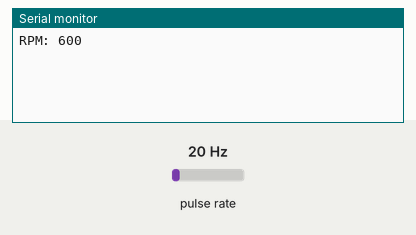
Bench run of a sketch on a simulated ESP32. Shown: the last lines printed to the serial monitor. Wiring (inferred from the names in the program): pulse sensor: data GPIO 23. Inputs (shaded band) come from the test bench; at power-on: pulse rate 20 Hz.

Above: at 1.2 s.
1.3 s: pulse rate (sensor on GPIO 23) set to 4 Hz
At 2.6 s:
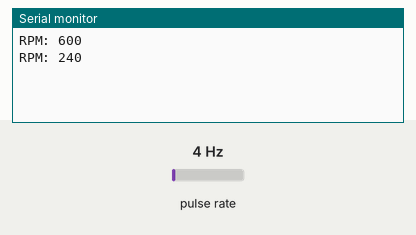
2.8 s: pulse rate (sensor on GPIO 23) set to 50 Hz
At 3.6 s:
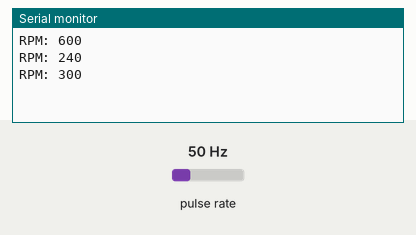
Timing chart, 0 to 5.8 s (numbered marks = the images above; inputs shaded):
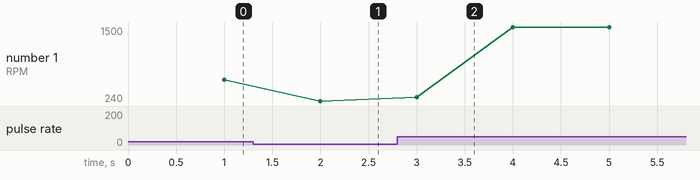

Measured:
- after the input at 1.3 s, the serial monitor: prints a new line after 0.70 s (image 1)
- after the input at 2.8 s, the serial monitor: prints a new line after 0.20 s (image 2)
- plotted number 1: 600 → 240 after the input at 1.3 s, 240 → 1500 after the input at 2.8 s

The sketch:

rpm.ino
```cpp
#include <Arduino.h>

const int sensorPin = 23;  // Hall effect sensor input pin
volatile uint32_t rpmCount = 0; // Variable to count the number of revolutions
uint32_t rpm = 0;         // Variable to store the calculated RPM value
uint32_t previousMillis = 0;
uint32_t interval = 1000; // Interval for calculating RPM (in milliseconds)
portMUX_TYPE rpmMux = portMUX_INITIALIZER_UNLOCKED; // Mutex to protect rpmCount variable

void IRAM_ATTR countRPM() {
    portENTER_CRITICAL_ISR(&rpmMux);
    rpmCount++;
    portEXIT_CRITICAL_ISR(&rpmMux);
}

void setup() {
    pinMode(sensorPin, INPUT);
    attachInterrupt(digitalPinToInterrupt(sensorPin), countRPM, RISING);
    Serial.begin(9600);
}

void loop() {
    uint32_t currentMillis = millis();
    if (currentMillis - previousMillis >= interval) {
        // Calculate RPM every interval
        portENTER_CRITICAL(&rpmMux);
        rpm = (rpmCount / 2) * 60; // Assuming 2 pulses per revolution
        rpmCount = 0;
        portEXIT_CRITICAL(&rpmMux);

        Serial.print("RPM: ");
        Serial.println(rpm);

        previousMillis = currentMillis;
    }
    // Your other loop code goes here
}
```
